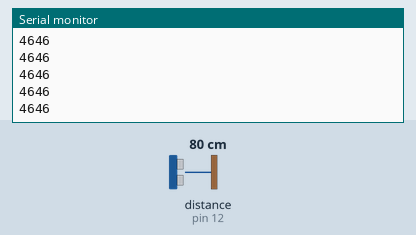
Bench run of a sketch on a simulated Arduino Uno, built with avr-gcc and run on an emulated ATmega328P. Parts: the last lines printed to the serial monitor. Wiring (inferred from the names in the program): ultrasonic range finder: trigger pin 13; echo pin 12. Inputs (shaded band) come from the test bench; at power-on: distance to the obstacle (sensor on pin 12) 80 cm. The echo pulse lasts 58.3 µs per cm.

Above: at 1.2 s.
1.3 s: distance to the obstacle (sensor on pin 12) set to 2 cm
At 2.2 s:
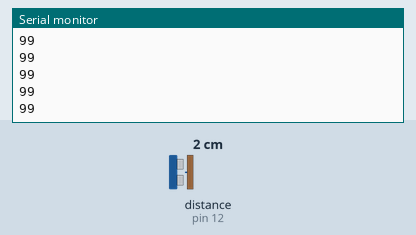
2.8 s: distance to the obstacle (sensor on pin 12) set to 4 cm
At 3.4 s:
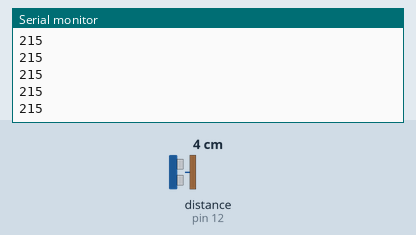
Timing chart, 0 to 5.8 s (numbered marks = the images above; inputs shaded):
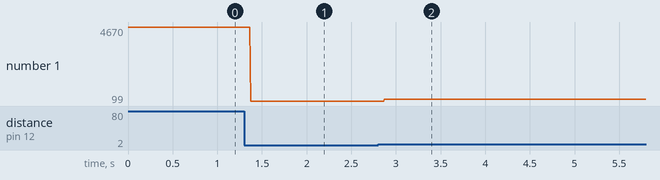

Measured:
- after the input at 1.3 s, the serial monitor: prints a new line after 0.07 s (image 1)
- after the input at 2.8 s, the serial monitor: prints a new line after 0.07 s (image 2)
- plotted number 1: 4646 → 99 after the input at 1.3 s, 99 → 215 after the input at 2.8 s

The sketch:

sketch_aug03a.ino
```cpp
const int trig = 13;
const int echo = 12;

void setup() {
  pinMode(trig , OUTPUT);
  pinMode(echo , INPUT);
  Serial.begin(9600);
}

void loop() {
  digitalWrite(trig, LOW);
  delayMicroseconds(2);
  digitalWrite(trig, HIGH);
  delayMicroseconds(10);
  digitalWrite(trig, LOW);
  int gecenZaman = pulseIn(echo, HIGH);
  Serial.println(gecenZaman);
}
```
